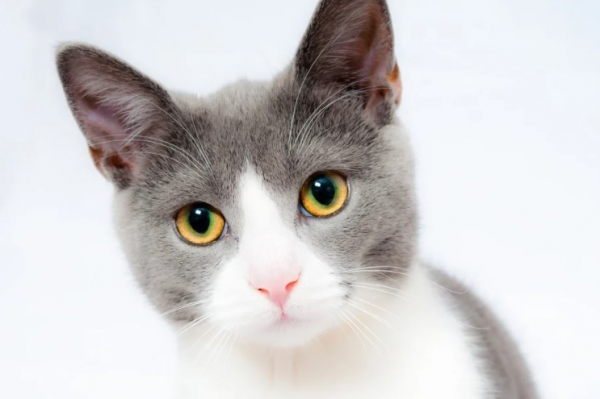
#> input picture 7. 이미지다루기 및 데이터셋 구축/1206/cat.png, 600 x 399 px
$ python 'ex04이미지대비높이기.py'
#> lines starting #> are read from the running program, lines starting #| are printed output that depends on the picture
# 히스토그램 평활화(Histogram Equalization)은 객체의 형태가 두드러지도록 만들어주는 이미지 처리 도구이며, OpenCV에서는 equalizeHist() 메소드를 통해 적용할 수 있다.
#컬러 이미지의 경우 먼저 YUV 컬러 포맷으로 변환해야 한다. Y는 루마 또는 밝기이고 U와 V는 컬러를 나타낸다.
#변환한 뒤에 위와 동일하게 equlizeHist() 메소드를 적용하고 다시 RGB 포맷으로 변환 후 출력한다.

import cv2
import matplotlib.pyplot as plt

image_path = "./cat.png"

# 흑백 이미지 대비 높이기
image_gray = cv2.imread(image_path, cv2.IMREAD_GRAYSCALE)
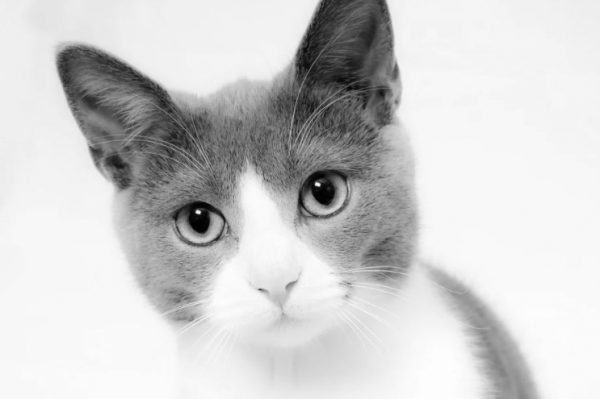
#> image_gray: shape (399, 600); min 0, max 254, mean 206.1
image_enhanced = cv2.equalizeHist(image_gray)
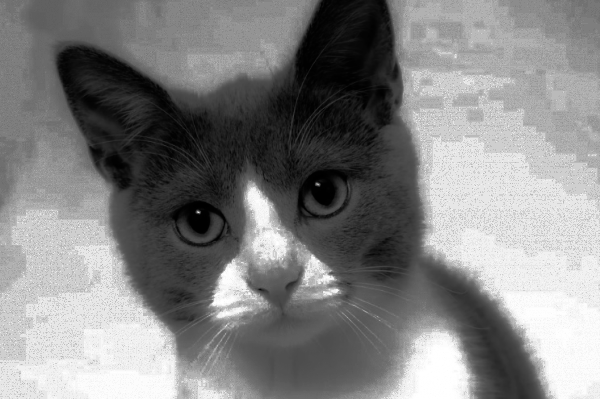
#> image_enhanced: shape (399, 600); min 0, max 255, mean 131.2

# plot
fig, ax = plt.subplots(1, 2, figsize=(10,5))
ax[0].imshow(image_gray, cmap='gray')
ax[0].set_title("Original Image")
ax[1].imshow(image_enhanced, cmap='gray')
ax[1].set_title("Enhanced Image")

plt.show()
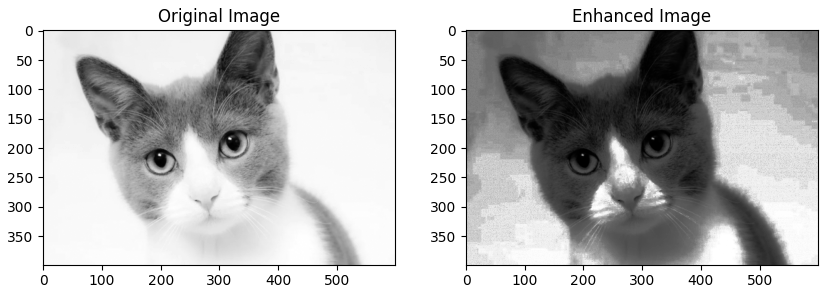
#> figure drawn by matplotlib, 2 panels

##########################################################

# 컬러 이미지 대비 높이기
# 방법 : RGB -> YUV 컬러 포맷으로 변환 -> equlizeHist() -> RGB
# BGR
image_bgr = cv2.imread(image_path) # cv2.IMREAD_COLOR 넣어도댐
#> image_bgr is the input picture: shape (399, 600, 3); mean B, G, R 205.8, 205.4, 207.6

# RGB 타입으로 변환
image_rgb = cv2.cvtColor(image_bgr, cv2.COLOR_BGR2RGB) # matplot에서는 BGR로 받아들이므로 RGB로 변환하는 과정임.

# YUV 컬러 포멧으로 변환
image_yuv = cv2.cvtColor(image_rgb, cv2.COLOR_RGB2YUV)
#> image_yuv: shape (399, 600, 3); mean of channels 0, 1, 2 206.1, 127.8, 129.2

# 히스토그램 평활화 적용
image_yuv[:,:,0] = cv2.equalizeHist(image_yuv[:,:,0])
#> image_yuv: shape (399, 600, 3); mean of channels 0, 1, 2 131.2, 127.8, 129.2

# RGB로 변경
image_rgb_temp = cv2.cvtColor(image_yuv, cv2.COLOR_YUV2RGB)
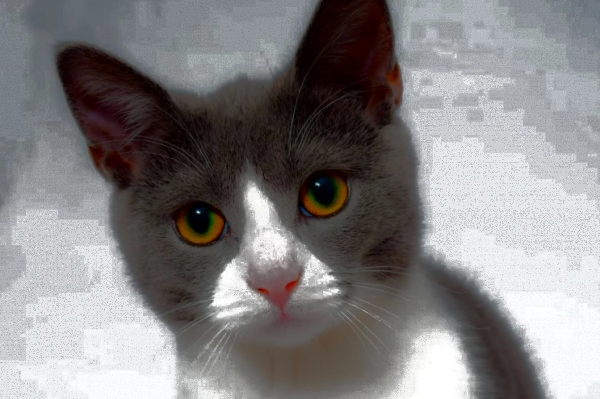
#> image_rgb_temp: shape (399, 600, 3); mean R, G, B 132.7, 130.7, 131.2

# plot
fig, ax = plt.subplots(1, 2, figsize=(12,8))
ax[0].imshow(image_rgb)
ax[0].set_title("Original Image")
ax[1].imshow(image_rgb_temp)
ax[1].set_title("Enhanced Color Image")

plt.show()

$ run again, with 7. 이미지다루기 및 데이터셋 구축/1206/Billiards.png copied over 7. 이미지다루기 및 데이터셋 구축/1206/cat.png
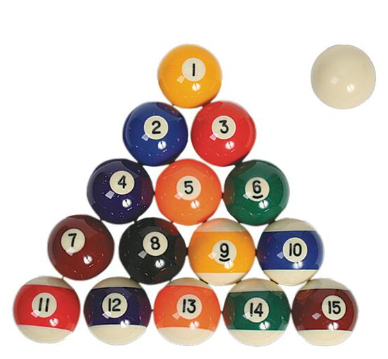
#> input picture 7. 이미지다루기 및 데이터셋 구축/1206/Billiards.png, 388 x 359 px
#> `image_enhanced = cv2.equalizeHist(image_gray)`:
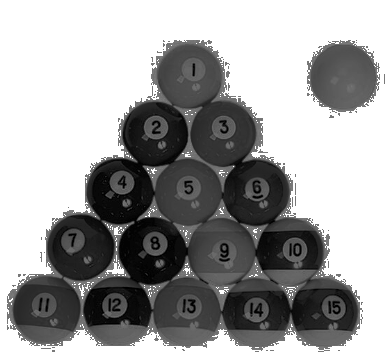
#> image_enhanced: shape (359, 388); min 0, max 255, mean 162.8
#> image_bgr is the input picture: shape (359, 388, 3); mean B, G, R 189.1, 196.9, 211.3
#> `image_rgb_temp = cv2.cvtColor(image_yuv, cv2.COLOR_YUV2RGB)`:
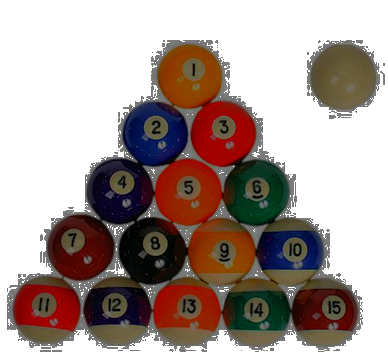
#> image_rgb_temp: shape (359, 388, 3); mean R, G, B 172.4, 157.9, 152.7
